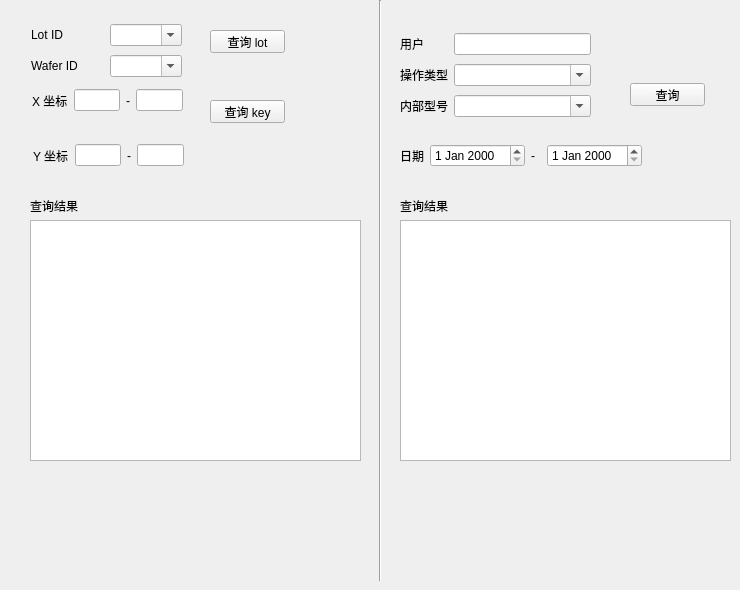
    <widget class="QWidget" name="tab_3">
     <attribute name="title">
      <string>查询</string>
     </attribute>
     <widget class="QLabel" name="label_2">
      <property name="geometry">
       <rect>
        <x>30</x>
        <y>200</y>
        <width>54</width>
        <height>12</height>
       </rect>
      </property>
      <property name="text">
       <string>查询结果</string>
      </property>
     </widget>
     <widget class="Line" name="line">
      <property name="geometry">
       <rect>
        <x>370</x>
        <y>0</y>
        <width>20</width>
        <height>581</height>
       </rect>
      </property>
      <property name="orientation">
       <enum>Qt::Vertical</enum>
      </property>
     </widget>
     <widget class="QLabel" name="label_35">
      <property name="geometry">
       <rect>
        <x>400</x>
        <y>200</y>
        <width>54</width>
        <height>12</height>
       </rect>
      </property>
      <property name="text">
       <string>查询结果</string>
      </property>
     </widget>
     <widget class="QPushButton" name="pushButton_6">
      <property name="geometry">
       <rect>
        <x>210</x>
        <y>30</y>
        <width>75</width>
        <height>23</height>
       </rect>
      </property>
      <property name="text">
       <string>查询 lot</string>
      </property>
     </widget>
     <widget class="QPushButton" name="pushButton_7">
      <property name="geometry">
       <rect>
        <x>210</x>
        <y>100</y>
        <width>75</width>
        <height>23</height>
       </rect>
      </property>
      <property name="text">
       <string>查询 key</string>
      </property>
     </widget>
     <widget class="QPushButton" name="pushButton_8">
      <property name="geometry">
       <rect>
        <x>630</x>
        <y>83</y>
        <width>75</width>
        <height>23</height>
       </rect>
      </property>
      <property name="text">
       <string>查询</string>
      </property>
     </widget>
     <widget class="QTextBrowser" name="textBrowser_2">
      <property name="geometry">
       <rect>
        <x>30</x>
        <y>220</y>
        <width>331</width>
        <height>241</height>
       </rect>
      </property>
     </widget>
     <widget class="QTextBrowser" name="textBrowser_3">
      <property name="geometry">
       <rect>
        <x>400</x>
        <y>220</y>
        <width>331</width>
        <height>241</height>
       </rect>
      </property>
     </widget>
     <widget class="QWidget" name="layoutWidget">
      <property name="geometry">
       <rect>
        <x>400</x>
        <y>30</y>
        <width>191</width>
        <height>91</height>
       </rect>
      </property>
      <layout class="QGridLayout" name="gridLayout_5">
       <item row="0" column="0">
        <widget class="QLabel" name="label_27">
         <property name="text">
          <string>用户</string>
         </property>
        </widget>
       </item>
       <item row="1" column="1">
        <widget class="QComboBox" name="comboBox_7">
         <property name="editable">
          <bool>true</bool>
         </property>
        </widget>
       </item>
       <item row="1" column="0">
        <widget class="QLabel" name="label_29">
         <property name="text">
          <string>操作类型</string>
         </property>
        </widget>
       </item>
       <item row="2" column="0">
        <widget class="QLabel" name="label_28">
         <property name="text">
          <string>内部型号</string>
         </property>
        </widget>
       </item>
       <item row="2" column="1">
        <widget class="QComboBox" name="comboBox_8">
         <property name="editable">
          <bool>true</bool>
         </property>
        </widget>
       </item>
       <item row="0" column="1">
        <widget class="QLineEdit" name="lineEdit_7"/>
       </item>
      </layout>
     </widget>
     <widget class="QWidget" name="layoutWidget">
      <property name="geometry">
       <rect>
        <x>32</x>
        <y>80</y>
        <width>151</width>
        <height>41</height>
       </rect>
      </property>
      <layout class="QHBoxLayout" name="horizontalLayout_5">
       <item>
        <widget class="QLabel" name="label_24">
         <property name="text">
          <string>X 坐标</string>
         </property>
        </widget>
       </item>
       <item>
        <widget class="QLineEdit" name="lineEdit_12"/>
       </item>
       <item>
        <widget class="QLabel" name="label_33">
         <property name="text">
          <string>-</string>
         </property>
        </widget>
       </item>
       <item>
        <widget class="QLineEdit" name="lineEdit_4"/>
       </item>
      </layout>
     </widget>
     <widget class="QWidget" name="layoutWidget">
      <property name="geometry">
       <rect>
        <x>33</x>
        <y>130</y>
        <width>151</width>
        <height>51</height>
       </rect>
      </property>
      <layout class="QHBoxLayout" name="horizontalLayout_7">
       <item>
        <widget class="QLabel" name="label_26">
         <property name="text">
          <string>Y 坐标</string>
         </property>
        </widget>
       </item>
       <item>
        <widget class="QLineEdit" name="lineEdit_6"/>
       </item>
       <item>
        <widget class="QLabel" name="label_36">
         <property name="text">
          <string>-</string>
         </property>
        </widget>
       </item>
       <item>
        <widget class="QLineEdit" name="lineEdit_11"/>
       </item>
      </layout>
     </widget>
     <widget class="QWidget" name="layoutWidget">
      <property name="geometry">
       <rect>
        <x>31</x>
        <y>21</y>
        <width>151</width>
        <height>61</height>
       </rect>
      </property>
      <layout class="QGridLayout" name="gridLayout_3">
       <item row="0" column="0">
        <widget class="QLabel" name="label_3">
         <property name="text">
          <string>Lot ID </string>
         </property>
        </widget>
       </item>
       <item row="0" column="1">
        <widget class="QComboBox" name="comboBox_2">
         <property name="editable">
          <bool>true</bool>
         </property>
        </widget>
       </item>
       <item row="1" column="0">
        <widget class="QLabel" name="label_4">
         <property name="text">
          <string>Wafer ID</string>
         </property>
        </widget>
       </item>
       <item row="1" column="1">
        <widget class="QComboBox" name="comboBox_6">
         <property name="editable">
          <bool>true</bool>
         </property>
        </widget>
       </item>
      </layout>
     </widget>
     <widget class="QWidget" name="layoutWidget">
      <property name="geometry">
       <rect>
        <x>400</x>
        <y>120</y>
        <width>242</width>
        <height>71</height>
       </rect>
      </property>
      <layout class="QHBoxLayout" name="horizontalLayout_6">
       <item>
        <widget class="QLabel" name="label_30">
         <property name="text">
          <string>日期</string>
         </property>
        </widget>
       </item>
       <item>
        <widget class="QDateEdit" name="dateEdit_2"/>
       </item>
       <item>
        <widget class="QLabel" name="label_37">
         <property name="text">
          <string>-</string>
         </property>
        </widget>
       </item>
       <item>
        <widget class="QDateEdit" name="dateEdit"/>
       </item>
      </layout>
     </widget>
    </widget>
